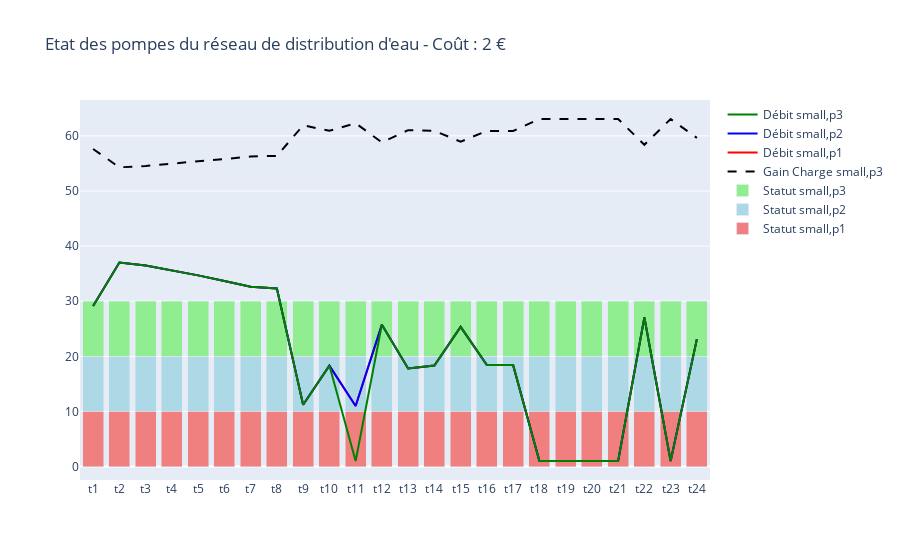

The notebook cell this image was saved under:
### Code cell
color_map   =   {
    'p1'    :   'red',
    'p2'    :   'blue',
    'p3'    :   'green'
}
color_map_light   =   {
    'p1'    :   'lightcoral',
    'p2'    :   'lightblue',
    'p3'    :   'lightgreen'
}
fig = go.Figure()
for c in data_variable['Son']['c'].unique():
    for d in data_variable['Son']['d'].unique():
        fig.add_trace(
            go.Bar(
                x               =   data_variable['Son'][(data_variable['Son']['c']==c)&(data_variable['Son']['d']==d)]['t'],
                y               =   10*data_variable['Son'][(data_variable['Son']['c']==c)&(data_variable['Son']['d']==d)]['Value'],
                marker_color    =   color_map_light[d],
                name            =   f"Statut {c},{d}"
            )
        )
fig.update_layout(
    barmode="stack"
)
fig.add_trace(
    go.Scatter(
        x               =   data_variable['Gpompe']['t'],
        y               =   data_variable['Gpompe']['Value'],
        marker_color    =   'black',
        line_dash       =   'dash',
        name            =   f"Gain Charge {c},{d}"
    )
)
for c in data_variable['Qpompe']['c'].unique():
    for d in data_variable['Qpompe']['d'].unique():
        fig.add_trace(
            go.Scatter(
                x               =   data_variable['Qpompe'][(data_variable['Qpompe']['c']==c)&(data_variable['Qpompe']['d']==d)]['t'],
                y               =   data_variable['Qpompe'][(data_variable['Qpompe']['c']==c)&(data_variable['Qpompe']['d']==d)]['Value'],
                marker_color    =   color_map[d],
                name            =   f"Débit {c},{d}"
            )
        )
fig.update_layout(
    hovermode='x',
    title = f"Etat des pompes du réseau de distribution d'eau - Coût : {Z} € "
    )
fig.show()

### Figure 1 — Plotly figure (JSON) as saved in the notebook; plotly's stock layout.template omitted (floating-point values rounded to 4 significant figures)
{"data": [{"marker": {"color": "lightcoral"}, "name": "Statut small,p1", "type": "bar", "x": ["t1", "t2", "t3", "t4", "t5", "t6", "t7", "t8", "t9", "t10", "t11", "t12", "t13", "t14", "t15", "t16", "t17", "t18", "t19", "t20", "t21", "t22", "t23", "t24"], "y": [10, 10, 10, 10, 10, 10, 10, 10, 10, 10, 10, 10, 10, 10, 10, 10, 10, 10, 10, 10, 10, 10, 10, 10]}, {"marker": {"color": "lightblue"}, "name": "Statut small,p2", "type": "bar", "x": ["t1", "t2", "t3", "t4", "t5", "t6", "t7", "t8", "t9", "t10", "t11", "t12", "t13", "t14", "t15", "t16", "t17", "t18", "t19", "t20", "t21", "t22", "t23", "t24"], "y": [10, 10, 10, 10, 10, 10, 10, 10, 10, 10, 10, 10, 10, 10, 10, 10, 10, 10, 10, 10, 10, 10, 10, 10]}, {"marker": {"color": "lightgreen"}, "name": "Statut small,p3", "type": "bar", "x": ["t1", "t2", "t3", "t4", "t5", "t6", "t7", "t8", "t9", "t10", "t11", "t12", "t13", "t14", "t15", "t16", "t17", "t18", "t19", "t20", "t21", "t22", "t23", "t24"], "y": [10, 10, 10, 10, 10, 10, 10, 10, 10, 10, 10, 10, 10, 10, 10, 10, 10, 10, 10, 10, 10, 10, 10, 10]}, {"line": {"dash": "dash"}, "marker": {"color": "black"}, "name": "Gain Charge small,p3", "type": "scatter", "x": ["t1", "t2", "t3", "t4", "t5", "t6", "t7", "t8", "t9", "t10", "t11", "t12", "t13", "t14", "t15", "t16", "t17", "t18", "t19", "t20", "t21", "t22", "t23", "t24"], "y": [57.64, 54.3, 54.56, 54.95, 55.37, 55.81, 56.27, 56.39, 61.92, 60.93, 62.31, 58.83, 61.05, 60.92, 58.96, 60.91, 60.91, 63.07, 63.07, 63.07, 63.07, 58.39, 63.07, 59.65]}, {"marker": {"color": "red"}, "name": "Débit small,p1", "type": "scatter", "x": ["t1", "t2", "t3", "t4", "t5", "t6", "t7", "t8", "t9", "t10", "t11", "t12", "t13", "t14", "t15", "t16", "t17", "t18", "t19", "t20", "t21", "t22", "t23", "t24"], "y": [29.15, 37.01, 36.46, 35.62, 34.69, 33.69, 32.61, 32.32, 11.21, 18.32, 10.99, 25.74, 17.79, 18.34, 25.35, 18.41, 18.4, 1, 1, 1, 1, 27.05, 1, 23.12]}, {"marker": {"color": "blue"}, "name": "Débit small,p2", "type": "scatter", "x": ["t1", "t2", "t3", "t4", "t5", "t6", "t7", "t8", "t9", "t10", "t11", "t12", "t13", "t14", "t15", "t16", "t17", "t18", "t19", "t20", "t21", "t22", "t23", "t24"], "y": [29.15, 37.01, 36.46, 35.62, 34.69, 33.69, 32.61, 32.32, 11.21, 18.32, 10.99, 25.74, 17.79, 18.34, 25.35, 18.41, 18.4, 1, 1, 1, 1, 27.05, 1, 23.12]}, {"marker": {"color": "green"}, "name": "Débit small,p3", "type": "scatter", "x": ["t1", "t2", "t3", "t4", "t5", "t6", "t7", "t8", "t9", "t10", "t11", "t12", "t13", "t14", "t15", "t16", "t17", "t18", "t19", "t20", "t21", "t22", "t23", "t24"], "y": [29.15, 37.01, 36.46, 35.62, 34.69, 33.69, 32.61, 32.32, 11.21, 18.32, 1, 25.74, 17.79, 18.34, 25.35, 18.41, 18.4, 1, 1, 1, 1, 27.05, 1, 23.12]}], "layout": {"barmode": "stack", "hovermode": "x", "title": {"text": "Etat des pompes du réseau de distribution d'eau - Coût : 2 € "}}}
